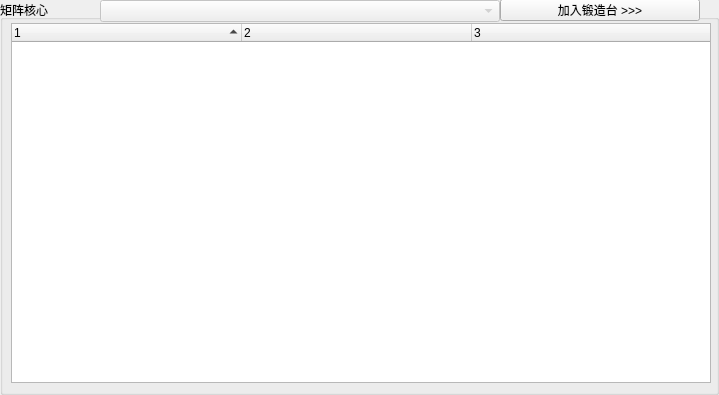
   <widget class="QGroupBox" name="overclock_group">
    <property name="geometry">
     <rect>
      <x>267</x>
      <y>233</y>
      <width>719</width>
      <height>395</height>
     </rect>
    </property>
    <property name="font">
     <font>
      <pointsize>9</pointsize>
     </font>
    </property>
    <property name="title">
     <string>矩阵核心</string>
    </property>
    <property name="checkable">
     <bool>false</bool>
    </property>
    <widget class="QTreeWidget" name="overclock_tree">
     <property name="geometry">
      <rect>
       <x>11</x>
       <y>23</y>
       <width>700</width>
       <height>360</height>
      </rect>
     </property>
     <property name="contextMenuPolicy">
      <enum>Qt::CustomContextMenu</enum>
     </property>
     <property name="frameShadow">
      <enum>QFrame::Sunken</enum>
     </property>
     <property name="alternatingRowColors">
      <bool>true</bool>
     </property>
     <property name="selectionMode">
      <enum>QAbstractItemView::ExtendedSelection</enum>
     </property>
     <property name="sortingEnabled">
      <bool>true</bool>
     </property>
     <property name="columnCount">
      <number>3</number>
     </property>
     <attribute name="headerDefaultSectionSize">
      <number>230</number>
     </attribute>
     <column>
      <property name="text">
       <string notr="true">1</string>
      </property>
     </column>
     <column>
      <property name="text">
       <string notr="true">2</string>
      </property>
     </column>
     <column>
      <property name="text">
       <string notr="true">3</string>
      </property>
     </column>
    </widget>
    <widget class="QComboBox" name="combo_oc_filter">
     <property name="enabled">
      <bool>false</bool>
     </property>
     <property name="geometry">
      <rect>
       <x>100</x>
       <y>0</y>
       <width>400</width>
       <height>22</height>
      </rect>
     </property>
     <property name="font">
      <font>
       <pointsize>9</pointsize>
      </font>
     </property>
     <property name="currentText">
      <string/>
     </property>
    </widget>
    <widget class="QPushButton" name="add_cores_button">
     <property name="geometry">
      <rect>
       <x>500</x>
       <y>-1</y>
       <width>200</width>
       <height>22</height>
      </rect>
     </property>
     <property name="font">
      <font>
       <pointsize>9</pointsize>
      </font>
     </property>
     <property name="text">
      <string>加入锻造台 &gt;&gt;&gt;</string>
     </property>
    </widget>
   </widget>
